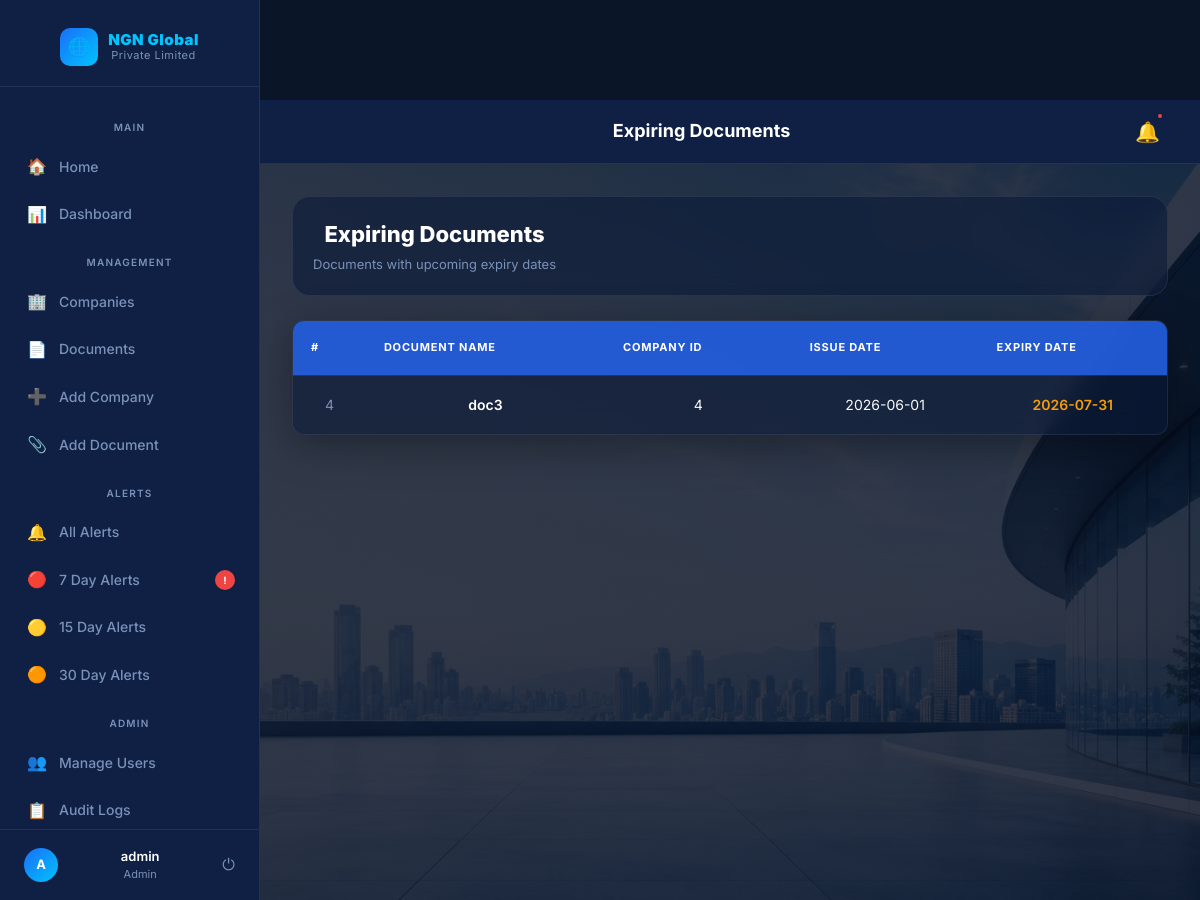
The app's page /expiring (signed in), older data.
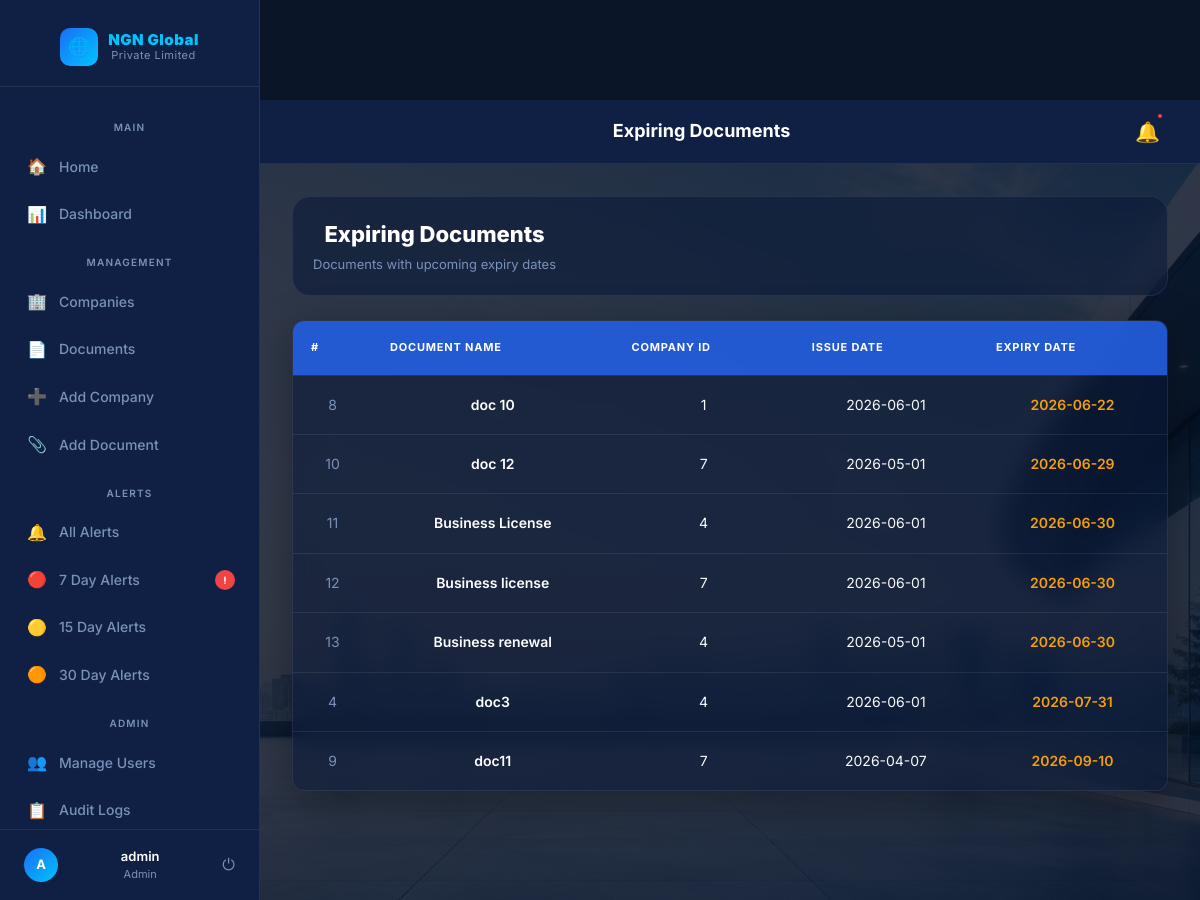
The same page, newer data.
### tables this page shows
CREATE TABLE documents (
    id INTEGER PRIMARY KEY AUTOINCREMENT,
    company_id INTEGER,
    document_name TEXT,
    issue_date TEXT,
    expiry_date TEXT,
    reminder_days INTEGER, firewall_vendor TEXT, firewall_model TEXT, serial_number TEXT, license_type TEXT, renewal_cost TEXT, renewal_period TEXT, support_level TEXT, status TEXT DEFAULT Active,
    FOREIGN KEY(company_id) REFERENCES companies(id)
);

### app.py (the view)
@app.route('/expiring')
@login_required
def expiring():
    today = datetime.today().date()
    conn = sqlite3.connect('company.db')
    conn.row_factory = sqlite3.Row
    docs = conn.execute("""
        SELECT *
        FROM documents
        WHERE expiry_date >= ?
        ORDER BY expiry_date
    """, (today,)).fetchall()
    conn.close()
    return render_template(
        'expiring.html',
        documents=docs
    )

### app.py (called while the page is built)
def login_required(f):
    @wraps(f)
    def decorated_function(*args, **kwargs):
        if 'user_id' not in session:
            return redirect('/login')
        return f(*args, **kwargs)
    return decorated_function

### templates/expiring.html (shortened to what this page needs)
{% extends 'base.html' %}
{% block topbar_title %}Expiring Documents{% endblock %}
{% block content %}
<div class="page-header">
  <div>
    <h1>Expiring Documents</h1>
    <p>Documents with upcoming expiry dates</p>
  </div>
</div>
{% if documents %}
<div class="table-wrap">
  <table>
    <thead>
      <tr>
        <th>#</th>
        <th>Document Name</th>
        <th>Company ID</th>
        <th>Issue Date</th>
        <th>Expiry Date</th>
      </tr>
    </thead>
    <tbody>
      {% for doc in documents %}
      <tr>
        <td style="color:var(--muted)">{{ doc['id'] }}</td>
        <td><span class="company-name">{{ doc['document_name'] }}</span></td>
        <td>{{ doc['company_id'] }}</td>
        <td>{{ doc['issue_date'] or '—' }}</td>
        <td style="color:var(--yellow);font-weight:600">{{ doc['expiry_date'] }}</td>
      </tr>
      {% endfor %}
    </tbody>
  </table>
</div>
{% endif %}
{% endblock %}

### templates/base.html (shortened to what this page needs)
<!DOCTYPE html>
<html lang="en">
<head>
  <link rel="stylesheet" href="{{ url_for('static', filename='style.css') }}">
</head>
<body>
{% if session.get('user_id') %}
<div class="layout">
  <aside class="sidebar">
    <div class="sidebar-logo">
      <div class="logo-badge">
        <div class="logo-icon">🌐</div>
        <div class="logo-text">
          <span style="color:#00c4ff;font-weight:900;font-size:15px;">NGN Global </span>
              <span>Private Limited</span>
        </div>
      </div>
    </div>
    <nav class="sidebar-nav">
      <div class="nav-section-label">Main</div>
      <a href="/" class="nav-item {% if request.path == '/' %}active{% endif %}">
        <span class="nav-icon">🏠</span> Home
      </a>
      <a href="/dashboard" class="nav-item {% if request.path == '/dashboard' %}active{% endif %}">
        <span class="nav-icon">📊</span> Dashboard
      </a>
      <div class="nav-section-label">Management</div>
      <a href="/companies" class="nav-item {% if request.path == '/companies' %}active{% endif %}">
        <span class="nav-icon">🏢</span> Companies
      </a>
      <a href="/documents" class="nav-item {% if request.path == '/documents' %}active{% endif %}">
        <span class="nav-icon">📄</span> Documents
      </a>
      <a href="/add-company" class="nav-item {% if request.path == '/add-company' %}active{% endif %}">
        <span class="nav-icon">➕</span> Add Company
      </a>
      <a href="/add-document" class="nav-item {% if request.path == '/add-document' %}active{% endif %}">
        <span class="nav-icon">📎</span> Add Document
      </a>
      <div class="nav-section-label">Alerts</div>
      <a href="/alerts" class="nav-item {% if request.path == '/alerts' %}active{% endif %}">
        <span class="nav-icon">🔔</span> All Alerts
      </a>
      <a href="/alerts/7" class="nav-item">
        <span class="nav-icon">🔴</span> 7 Day Alerts
        <span class="nav-badge">!</span>
      </a>
      <a href="/alerts/15" class="nav-item">
        <span class="nav-icon">🟡</span> 15 Day Alerts
      </a>
      <a href="/alerts/30" class="nav-item">
        <span class="nav-icon">🟠</span> 30 Day Alerts
      </a>
      {% if session.get('role') == 'admin' %}
      <div class="nav-section-label">Admin</div>
      <a href="/users" class="nav-item {% if request.path == '/users' %}active{% endif %}">
        <span class="nav-icon">👥</span> Manage Users
      </a>
      <a href="/audit-logs" class="nav-item {% if request.path == '/audit-logs' %}active{% endif %}">
        <span class="nav-icon">📋</span> Audit Logs
      </a>
      {% endif %}
    </nav>
    <div class="sidebar-footer">
      <div class="user-chip">
        <div class="user-avatar">{{ session.get('username', 'U')[0]|upper }}</div>
        <div class="user-info">
          <div class="user-name">{{ session.get('username', 'User') }}</div>
          <div class="user-role">{{ session.get('role', 'staff') }}</div>
        </div>
        <a href="/logout" class="logout-btn" title="Logout">⏻</a>
      </div>
    </div>
  </aside>
  <div class="main">
    <header class="topbar">
      <div style="flex:1">
        <div class="topbar-title">{% block topbar_title %}Company Compliance Network{% endblock %}</div>
      </div>
      <a href="/alerts" style="position:relative; padding: 8px; color: var(--muted); font-size: 20px;">
        🔔
        <span style="position:absolute; top:4px; right:4px; width:8px; height:8px; background:var(--red); border-radius:50%; border:2px solid var(--navy-mid);"></span>
      </a>
    </header>
    <div class="page-content">
      {% block content %}{% endblock %}
    </div>
  </div>
</div>
{% else %}
  {% block auth_content %}{% endblock %}
{% endif %}
</body>
</html>

### static/css/style.css (style rules this page uses)
body { font-family: 'Inter', sans-serif; background:#f4f7fc; }
body { font-family: Arial; text-align:center; margin-top:100px; }
h1 { color:blue; }
* { box-sizing: border-box; margin: 0; padding: 0; }
body { font-family: 'Inter', sans-serif; background: #f5f7fa; }
.sidebar { width: 210px; background: #0f2d5e; display: flex; flex-direction: column; flex-shrink: 0; }
.nav-item { display: flex; align-items: center; gap: 10px; padding: 9px 16px; color: rgba(255,255,255,0.6); font-size: 13px; text-decoration: none; transition: background 0.15s; }
.page-header { display:flex; justify-content:space-between; align-items:center; margin-bottom:25px; }
.page-header { margin-bottom: 25px; }
.page-header h1 { font-size: 38px; font-weight: 700; color: #1e293b; }
.page-header p { color: #64748b; }
.page-header { background:rgba(10,25,55,0.55); backdrop-filter:blur(12px); border-radius:18px; padding:20px; border:1px solid rgba(255,255,255,0.08); }
.table-wrap { background:rgba(10,25,55,0.55); backdrop-filter:blur(12px); border-radius:20px; overflow:hidden; border:1px solid rgba(255,255,255,0.08); box-shadow:0 10px 40px rgba(0,0,0,.35); }
.table-wrap table { width:100%; border-collapse:collapse; }
.table-wrap thead { background:rgba(37,99,235,.85); }
.table-wrap th { color:white; padding:18px; }
.table-wrap td { color:white; padding:18px; border-top:1px solid rgba(255,255,255,.08); }
.company-name { color:white; font-weight:700; }

Row changes from the older to the newer data that the page shows:
added documents: id "8", document_name "doc 10", company_id "1", issue_date "2026-06-01", expiry_date "2026-06-22"
added documents: id "10", document_name "doc 12", company_id "7", issue_date "2026-05-01", expiry_date "2026-06-29"
added documents: id "11", document_name "Business License", company_id "4", issue_date "2026-06-01", expiry_date "2026-06-30"
added documents: id "12", document_name "Business license", company_id "7", issue_date "2026-06-01", expiry_date "2026-06-30"
added documents: id "13", document_name "Business renewal", company_id "4", issue_date "2026-05-01", expiry_date "2026-06-30"
added documents: id "9", document_name "doc11", company_id "7", issue_date "2026-04-07", expiry_date "2026-09-10"
